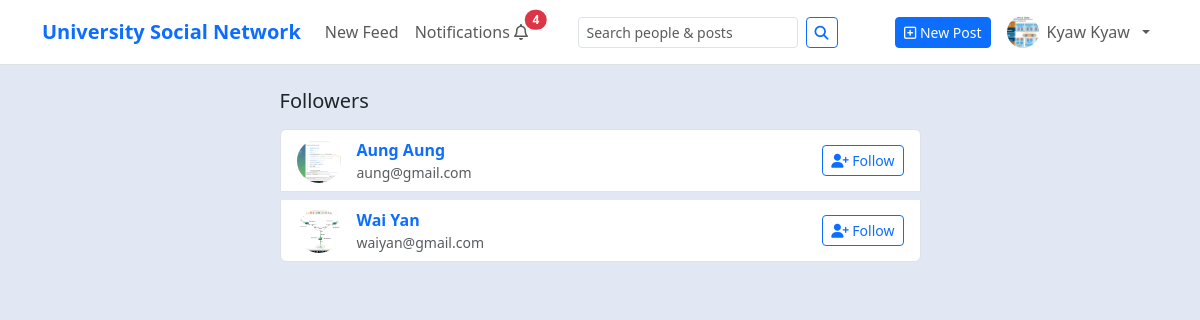
Screenshot of /followers/9/ (signed in) with the database file from the repository.
### myapp/models.py (models this page shows, shortened)
class User(AbstractBaseUser, PermissionsMixin):
    email = models.EmailField(unique=True)
    is_staff = models.BooleanField(default=False)
    is_active = models.BooleanField(default=True)
    date_joined = models.DateTimeField(default=timezone.now)
    objects = UserManager()
    USERNAME_FIELD = "email"
    REQUIRED_FIELDS = []

class Profile(models.Model):
    MAJOR = [
        ('CST', 'CST'),
        ('CS',  'Computer Science (CS)'),
        ('CT',  'Computer Technology (CT)'),
    ]
    ACADEMIC_YEAR = [
        ('FIRST_YEAR',  'first year'),
        ('SECOND_YEAR', 'Second year'),
        ('THIRD_YEAR',  'Third year'),
        ('FORUTH_YEAR', 'Fourth year'),
        ('FINAL_YEAR',  'Final year'),
    ]
    user = models.OneToOneField(
        settings.AUTH_USER_MODEL,
        on_delete=models.CASCADE,
        related_name="profile",
    )
    full_name = models.CharField(max_length=150, blank=True)
    bio = models.TextField(blank=True)
    major = models.CharField(max_length=15, choices=MAJOR, blank=True, null=True)
    year = models.CharField(max_length=15, choices=ACADEMIC_YEAR, blank=True, null=True)
    roll_no = models.CharField(max_length=15, blank=True, null=True)
    photo = models.ImageField(upload_to='profile', blank=True, null=True)
    phone_no = models.CharField(max_length=15, blank=True, null=True)
    posts_count = models.PositiveIntegerField(default=0)
    followers_count = models.PositiveIntegerField(default=0)
    following_count = models.PositiveIntegerField(default=0)

### myapp/views.py (the view)
# urls.py: path("followers/<int:user_id>/", views.followers_list, name="followers-list"),
@login_required
def followers_list(request, user_id):
    target = get_object_or_404(User, pk=user_id)
    follower_ids = Follow.objects.filter(
        following=target
    ).values_list("follower_id", flat=True)
    profiles = list(
        Profile.objects.filter(user_id__in=follower_ids).select_related("user")
    )
    my_following_ids = set(
        Follow.objects.filter(follower=request.user).values_list("following_id", flat=True)
    )
    for p in profiles:
        p.is_following = p.user_id in my_following_ids
    return render(
        request,
        "social/followers_list.html",
        {"profiles": profiles, "target_user": target},
    )

### myapp/context_processors.py (called while the page is built)
def unread_notifications_count(request):
    if request.user.is_authenticated:
        c = Notification.objects.filter(recipient=request.user, is_read=False).count()
    else:
        c = 0
    return {'unread_count': c}

### templates/social/followers_list.html (shortened to what this page needs)
{% extends "social/base.html" %}
{% load static %}
{% block content %}
<div class="row">
  <div class="col-lg-7 mx-auto">
    <h5 class="mb-3">Followers</h5>
    <div id="followers-list" class="list-group">
      {% for p in profiles %}
        <div class="list-group-item d-flex align-items-center justify-content-between mb-2">
          <a class="d-flex align-items-center gap-3 text-decoration-none flex-grow-1"
             href="{% url 'social:profile-detail' p.user.id %}">
            <img class="avatar"
                 src="{% if p.photo %}{{ p.photo.url }}{% else %}{% static 'default-avatar.png' %}{% endif %}"
                 alt="{{ p.full_name|default:p.user.email }}">
            <div>
              <div class="fw-semibold">{{ p.full_name|default:p.user.email }}</div>
              <div class="small text-muted">{{ p.user.email }}</div>
            </div>
          </a>
          {% if request.user.id != p.user.id %}
          <button
            class="btn btn-sm follow-toggle {% if p.is_following %}btn-outline-danger{% else %}btn-outline-primary{% endif %}"
            data-user-id="{{ p.user.id }}"
            data-following="{% if p.is_following %}1{% else %}0{% endif %}">
            {% if p.is_following %}
              <i class="fa-solid fa-user-minus"></i> Unfollow
            {% else %}
              <i class="fa-solid fa-user-plus"></i> Follow
            {% endif %}
          </button>
          {% endif %}
        </div>
      {% empty %}
        <div class="alert alert-light border">No followers yet.</div>
      {% endfor %}
    </div>
  </div>
</div>
{% endblock %}

### templates/social/nav_bar.html (shortened to what this page needs)
{% load static %}
<nav class="navbar navbar-expand-lg navbar-light bg-white border-bottom sticky-top">
  <div class="container">
    <a class="navbar-brand fw-bold text-primary" href="{% url 'social:feed' %}">
      University Social Network
    </a>
    <div id="nav" class="collapse navbar-collapse">
      <ul class="navbar-nav me-auto">
        <li class="nav-item">
          <a class="nav-link" href="{% url 'social:feed' %}">New Feed</a>
        </li>
        <li class="nav-item">
          <a class="nav-link position-relative" href="{% url 'social:notifications' %}">
            Notifications <i class="fa-regular fa-bell"></i>
            <span id="notif-badge"
                  class="position-absolute start-100 translate-middle badge rounded-pill text-bg-danger {% if not unread_count %}d-none{% endif %}">
              {% if unread_count and unread_count > 0 %}{{ unread_count }}{% endif %}
            </span>
          </a>
        </li>
      </ul>
      <form class="d-flex me-3 my-2 my-lg-0" role="search" action="{% url 'social:search' %}" method="get">
        <input class="form-control form-control-sm me-2"
               type="search"
               name="q"
               placeholder="Search people & posts"
               value="{{ request.GET.q|default:'' }}"
               aria-label="Search">
        <button class="btn btn-sm btn-outline-primary" type="submit">
          <i class="fa-solid fa-magnifying-glass"></i>
        </button>
      </form>
      <ul class="navbar-nav ms-auto align-items-center">
        {% if request.user.is_authenticated %}
          <li class="nav-item me-2 d-none d-lg-block">
            <a class="btn btn-sm btn-primary" href="{% url 'social:post-create' %}">
              <i class="fa-regular fa-square-plus"></i> New Post
            </a>
          </li>
          <li class="nav-item dropdown">
            <a class="nav-link dropdown-toggle d-flex align-items-center gap-2" href="#" role="button"
               data-bs-toggle="dropdown" aria-expanded="false">
              {% if request.user.profile.photo %}
                <img src="{{ request.user.profile.photo.url }}"
                     alt="Avatar"
                     style="width:32px;height:32px;border-radius:50%;object-fit:cover;">
              {% else %}
                <span class="d-inline-flex align-items-center justify-content-center rounded-circle bg-secondary text-white"
                      style="width:32px;height:32px;font-size:14px;">
                  <i class="fa-solid fa-user"></i>
                </span>
              {% endif %}
              <span class="d-none d-sm-inline">
                {% firstof request.user.profile.full_name request.user.email %}
              </span>
            </a>
          </li>
        {% endif %}
      </ul>
    </div>
  </div>
</nav>

### templates/social/base.html (style rules this page uses)
body { background: #e1e7f3; }
.avatar { width:44px; height:44px; border-radius:50%; object-fit:cover; }

### rows the page displays
User: user.profile.photo (picture), full_name "Kyaw Kyaw"
Profile: photo (picture), full_name "Aung Aung", user.email "aung@gmail.com", shows "Follow"
Profile: photo (picture), full_name "Wai Yan", user.email "waiyan@gmail.com", shows "Follow"

### other values shown
{{ unread_count }} "4"
